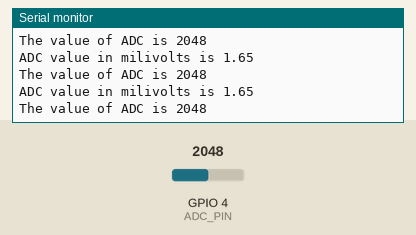
A sketch run on a simulated ESP32. Parts: the last lines printed to the serial monitor. The inputs (shaded band) are chosen by the test bench; at power-on: GPIO 4 (ADC_PIN) = 2048 (analog values on the 0–4095 scale).

Above: at 1.2 s.
1.3 s: GPIO 4 (ADC_PIN) set to 2866
At 1.56 s:
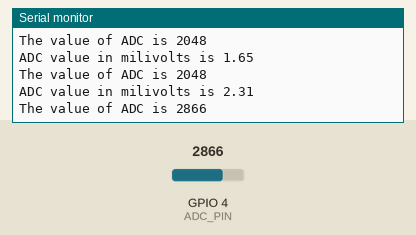
2.8 s: GPIO 4 (ADC_PIN) set to 3603
At 2.96 s:
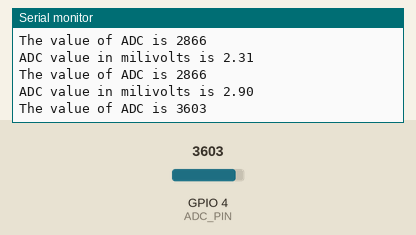
Timing chart, 0 to 5.8 s (numbered marks = the images above; inputs shaded):
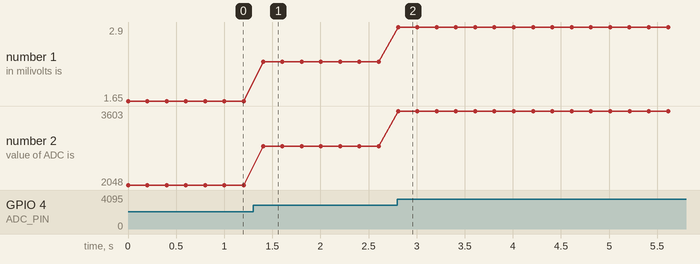

The sketch:

resolution.ino
```cpp
// checking for the resolution.

#define ADC_PIN 4
int ADC_value =0;
int ADC_value_mw=0;
adc_attenuation_t attenuation=ADC_0db;

void setup() {
  // put your setup code here, to run once:
Serial.begin(9600);
pinMode(ADC_PIN, INPUT);
analogSetPinAttenuation(ADC_PIN ,attenuation);
analogReadResolution(12);
}

void loop() {
  // put your main code here, to run repeatedly:
ADC_value =analogRead(ADC_PIN);
Serial.print("ADC value in milivolts is ");
Serial.println(ADC_value *3.3/4096);

Serial.print("The value of ADC is ");
Serial.println(ADC_value);
delay(200);
}
```

Measured:
- after the input at 1.3 s, the serial monitor: prints a new line after 0.10 s (image 1)
- after the input at 2.8 s, the serial monitor: prints a new line at once (image 2)
- plotted number 1: 1.65 → 2.31 after the input at 1.3 s, 2.31 → 2.9 after the input at 2.8 s
- plotted number 2: 2048 → 2866 after the input at 1.3 s, 2866 → 3603 after the input at 2.8 s
